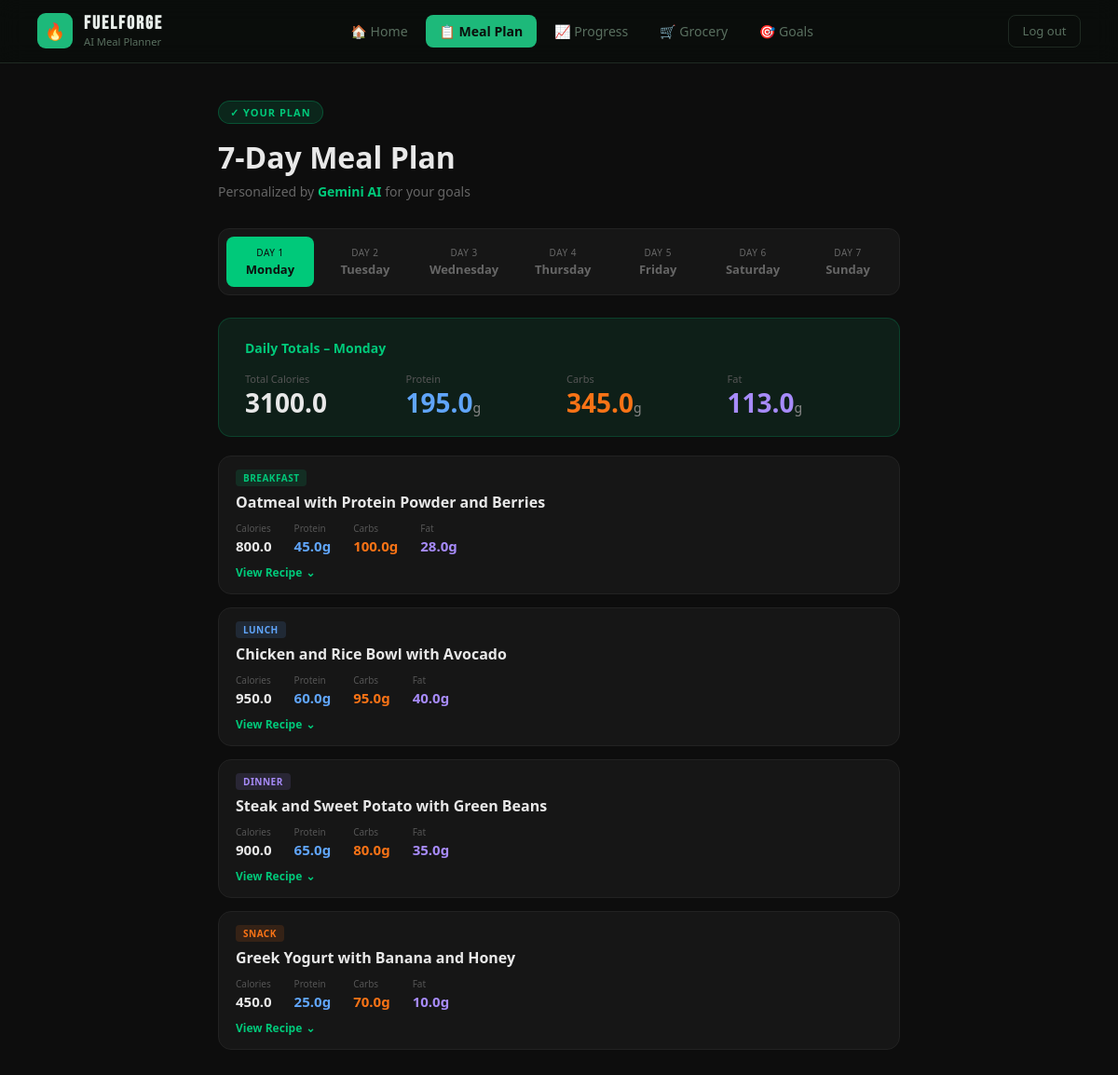
Page /meal-plan (signed in) on the committed database.
### tables this page shows
CREATE TABLE meal_plan_days (
            id             INTEGER PRIMARY KEY AUTOINCREMENT,
            user_id        INTEGER NOT NULL REFERENCES users(id) ON DELETE CASCADE,
            label          TEXT    NOT NULL,  -- "DAY 1"
            name           TEXT    NOT NULL,  -- "Monday"
            total_calories REAL    DEFAULT 0,
            total_protein  REAL    DEFAULT 0,
            total_carbs    REAL    DEFAULT 0,
            total_fat      REAL    DEFAULT 0
        );

CREATE TABLE meal_plan_meals (
            id           INTEGER PRIMARY KEY AUTOINCREMENT,
            day_id       INTEGER NOT NULL REFERENCES meal_plan_days(id) ON DELETE CASCADE,
            type         TEXT    NOT NULL,  -- Breakfast | Lunch | Snack | Dinner
            name         TEXT    NOT NULL,
            time_minutes INTEGER DEFAULT 0,
            calories     REAL    DEFAULT 0,
            protein      REAL    DEFAULT 0,
            carbs        REAL    DEFAULT 0,
            fat          REAL    DEFAULT 0,
            image        TEXT    DEFAULT '',
            ingredients  TEXT    DEFAULT '[]',
            instructions TEXT    DEFAULT '[]'
        );

### mealPlan.py (the view)
@meal_bp.route("/meal-plan")
def meal_plan():
    if "uid" not in session:
        return redirect(url_for("login"))
    uid  = session["uid"]
    conn = get_db()
    day_rows = conn.execute(
        "SELECT * FROM meal_plan_days WHERE user_id=? ORDER BY label", (uid,)
    ).fetchall()
    if not day_rows:
        seed_meal_plan(uid, conn)
        day_rows = conn.execute(
            "SELECT * FROM meal_plan_days WHERE user_id=? ORDER BY label", (uid,)
        ).fetchall()
    days = []
    for day in day_rows:
        meal_rows = conn.execute(
            "SELECT * FROM meal_plan_meals WHERE day_id=? ORDER BY id", (day["id"],)
        ).fetchall()
        meals = []
        for m in meal_rows:
            meal = dict(m)
            meal["ingredients"]  = json.loads(meal["ingredients"]  or "[]")
            meal["instructions"] = json.loads(meal["instructions"] or "[]")
            meal["time"]         = meal.pop("time_minutes")
            meals.append(meal)
        days.append({
            "label": day["label"],
            "name":  day["name"],
            "totals": {
                "calories": day["total_calories"],
                "protein":  day["total_protein"],
                "carbs":    day["total_carbs"],
                "fat":      day["total_fat"],
            },
            "meals": meals,
        })
    conn.close()
    data = {
        "app_name":   "FUELFORGE",
        "tagline":    "AI Meal Planner",
        "nav":        ["Home", "Meal Plan", "Progress", "Goals", "Grocery", "Scanner"],
        "active_nav": "Meal Plan",
        "plan_goal":  "muscle gain",
        "days":       days,
    }
    return render_template("mealPlan.html", d=data)

### database.py (called while the page is built)
def get_db():
    conn = sqlite3.connect(DB_PATH)
    conn.row_factory = sqlite3.Row
    conn.execute("PRAGMA foreign_keys = ON")
    return conn

### templates/mealPlan.html (shortened to what this page needs)
<!DOCTYPE html>
<html lang="en">
<head>
</head>
<body>
<nav>
  <div class="logo">
    <div class="logo-icon">🔥</div>
    <div class="logo-text">
      <strong>FUELFORGE</strong>
      <span>AI Meal Planner</span>
    </div>
  </div>
  <ul class="nav-links">
    <li><a href="/home">🏠 Home</a></li>
    <li><a href="/meal-plan" class="active">📋 Meal Plan</a></li>
    <li><a href="/progress">📈 Progress</a></li>
    <li><a href="/grocery">🛒 Grocery</a></li>
    <li><a href="/goals">🎯 Goals</a></li>
  </ul>
  <a href="/logout" class="btn-logout">Log out</a>
</nav>
<main>
  <div class="plan-badge">&#10003; YOUR PLAN</div>
  <h1>7-Day Meal Plan</h1>
  <p class="subtitle">Personalized by <b>Gemini AI</b> for your goals</p>
  {% if d.days %}
  <div class="tabs">
    {% for day in d.days %}
    <button class="tab {% if loop.first %}active{% endif %}" onclick="switchDay({{ loop.index0 }})">
      <div class="tab-label">{{ day.label }}</div>
      <div class="tab-name">{{ day.name }}</div>
    </button>
    {% endfor %}
  </div>
  {% for day in d.days %}
  <div class="day-section {% if loop.first %}active{% endif %}" id="day-{{ loop.index0 }}">
    <div class="totals-card">
      <div class="totals-title">Daily Totals &ndash; {{ day.name }}</div>
      <div class="totals-grid">
        <div class="total-item">
          <div class="t-label">Total Calories</div>
          <div class="t-val cal">{{ day.totals.calories }}</div>
        </div>
        <div class="total-item">
          <div class="t-label">Protein</div>
          <div class="t-val pro">{{ day.totals.protein }}<span>g</span></div>
        </div>
        <div class="total-item">
          <div class="t-label">Carbs</div>
          <div class="t-val carb">{{ day.totals.carbs }}<span>g</span></div>
        </div>
        <div class="total-item">
          <div class="t-label">Fat</div>
          <div class="t-val fat">{{ day.totals.fat }}<span>g</span></div>
        </div>
      </div>
    </div>
    {% for meal in day.meals %}
    {% set meal_type_lower = meal.type | lower %}
    <div class="meal-card-wrapper" id="wrapper-{{ loop.index0 }}-{{ loop.index0 }}">
      <div class="meal-card">
        <div class="meal-body">
          <div>
            <div class="meal-top">
              <span class="meal-badge badge-{{ meal_type_lower }}">{{ meal.type | upper }}</span>
            </div>
            <div class="meal-name">{{ meal.name }}</div>
            <div class="meal-macros">
              <div class="macro-item"><div class="m-label">Calories</div><div class="m-val cal">{{ meal.calories }}</div></div>
              <div class="macro-item"><div class="m-label">Protein</div><div class="m-val pro">{{ meal.protein }}g</div></div>
              <div class="macro-item"><div class="m-label">Carbs</div><div class="m-val carb">{{ meal.carbs }}g</div></div>
              <div class="macro-item"><div class="m-label">Fat</div><div class="m-val fat">{{ meal.fat }}g</div></div>
            </div>
          </div>
          <button class="view-recipe-btn" onclick="toggleRecipe(this)">
            <span class="btn-label">View Recipe</span>
            <span class="arrow">&#8964;</span>
          </button>
        </div>
      </div>
    </div>
    {% endfor %}
  </div>
  {% endfor %}
  {% else %}
  <div class="empty-state">
    <p>No meal plan yet.</p>
    <span>Create a goal and your AI-generated meal plan will appear here.</span>
  </div>
  {% endif %}
</main>
</body>
</html>

### rows in the picture
meal_plan_days: label "DAY 1", name "Monday", totals.calories "3100.0", totals.protein "195.0", totals.carbs "345.0", totals.fat "113.0"
meal_plan_days: label "DAY 2", name "Tuesday"
meal_plan_days: label "DAY 3", name "Wednesday"
meal_plan_days: label "DAY 4", name "Thursday"
meal_plan_days: label "DAY 5", name "Friday"
meal_plan_days: label "DAY 6", name "Saturday"
meal_plan_days: label "DAY 7", name "Sunday"
meal_plan_meals: type "BREAKFAST", name "Oatmeal with Protein Powder and Berries", calories "800.0", protein "45.0", carbs "100.0", fat "28.0"
meal_plan_meals: type "LUNCH", name "Chicken and Rice Bowl with Avocado", calories "950.0", protein "60.0", carbs "95.0", fat "40.0"
meal_plan_meals: type "DINNER", name "Steak and Sweet Potato with Green Beans", calories "900.0", protein "65.0", carbs "80.0", fat "35.0"
meal_plan_meals: type "SNACK", name "Greek Yogurt with Banana and Honey", calories "450.0", protein "25.0", carbs "70.0", fat "10.0"
